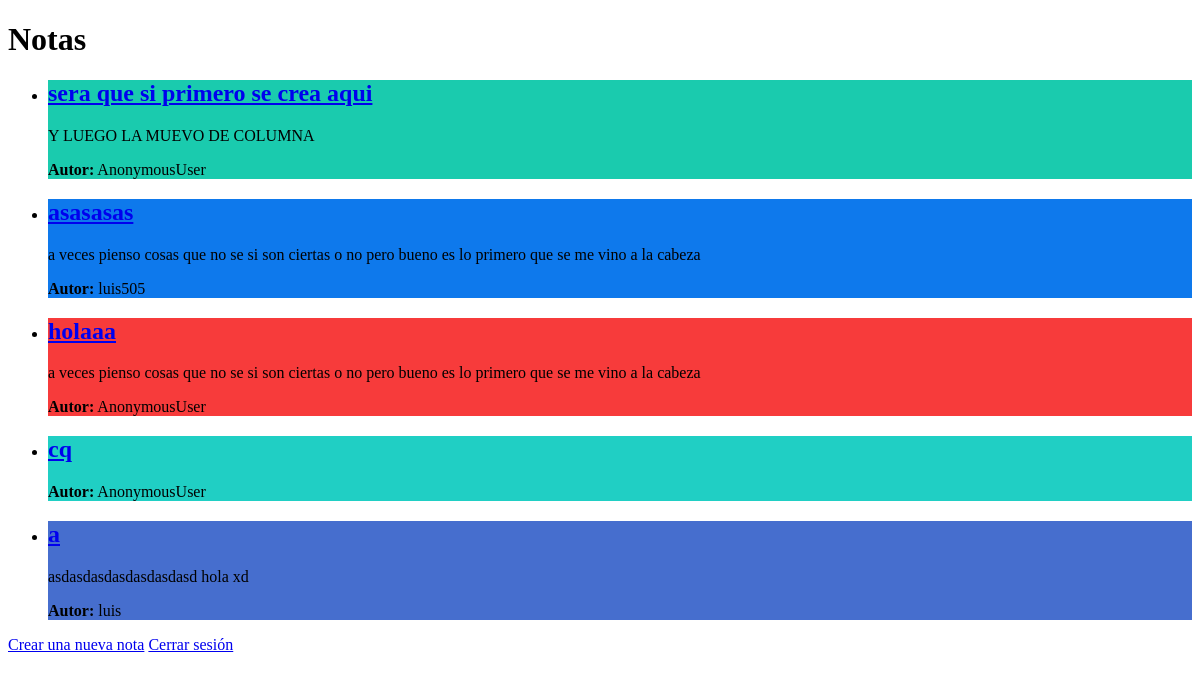
/notas/ (signed in), run on an earlier commit of the app's database.
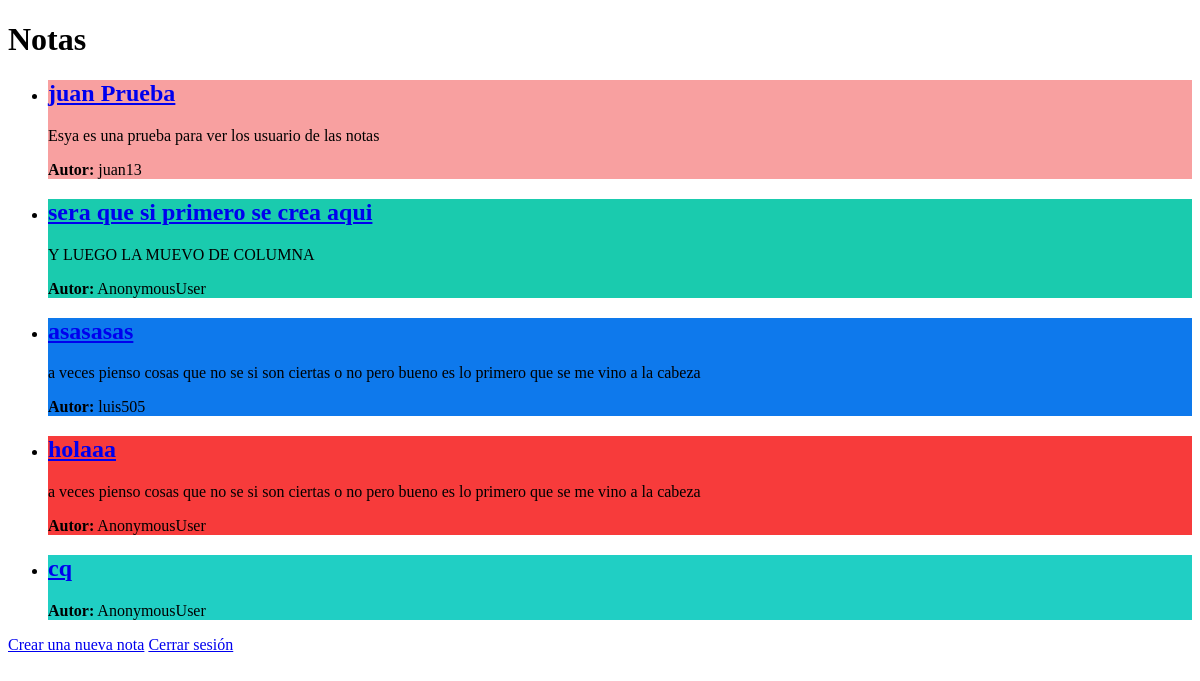
And on a later commit of the database.
### notas/models.py (models this page shows, shortened)
class Nota(models.Model):
    titulo = models.CharField(max_length=200)
    contenido = models.TextField()
    color = models.CharField(max_length=20)
    autor = models.CharField(max_length=100 )
    fecha_modificacion = models.DateTimeField('fecha de modificación')
    columna = models.ForeignKey(Columna, on_delete = models.CASCADE)

### notas/views.py (the view)
# urls.py: path("", views.index, name="index"),
def index(request):
    notas_recientes = Nota.objects.order_by("-fecha_modificacion")[:5]
    template = loader.get_template("notas/index.html")
    contexto = {
        "notas_recientes": notas_recientes,
    }
    return HttpResponse(template.render(contexto, request))

### notas/templates/notas/index.html (shortened to what this page needs)
<!DOCTYPE html>
<html>
<head>
</head>
<body>
    <h1>Notas</h1>
    {% if user.is_authenticated %}
        {% if notas_recientes %}
            <ul>
            {% for notas in notas_recientes %}
                <li>
                    <div style="background-color: {{ notas.color }}">
                        <h2><a href="/notas/{{ notas.id }}/">{{ notas.titulo }}</a></h2>
                        <p>{{ notas.contenido }}</p>
                        <p><strong>Autor:</strong> {{ notas.autor }}</p>
                    </div>
                </li>
            {% endfor %}
            </ul>
        {% else %}
            <p>No hay notas disponibles.</p>
    {% endif %}
        <a href="/notas/crear/">Crear una nueva nota</a>
        <a href="/logout/">Cerrar sesión</a>
    {% else %}
        <a href="/login/">Iniciar sesión</a>
    {% endif %}
</body>
</html>

What changed in the data, as far as the page shows it:
no longer on this page (row unchanged): Nota: titulo "a", contenido "asdasdasdasdasdasdasd hola xd", autor "luis"
added Nota: titulo "juan Prueba", contenido "Esya es una prueba para ver los usuario de las notas", autor "juan13"
